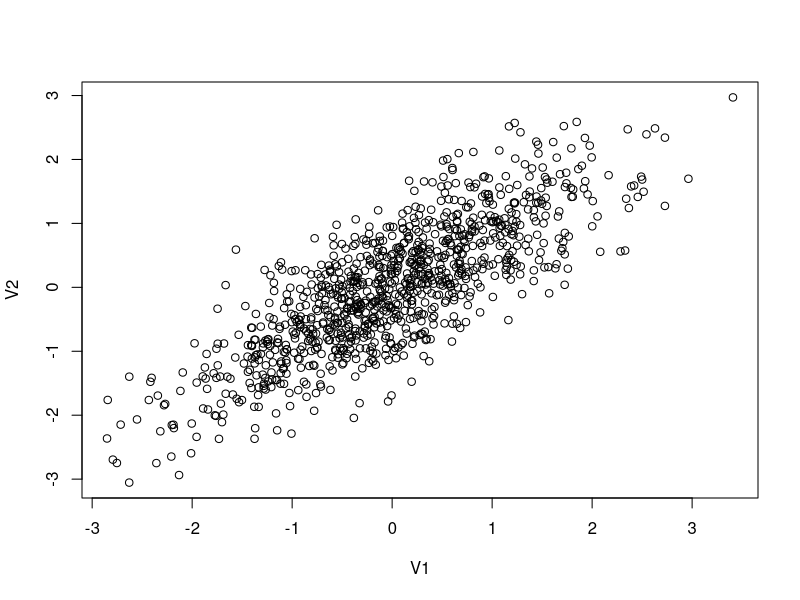
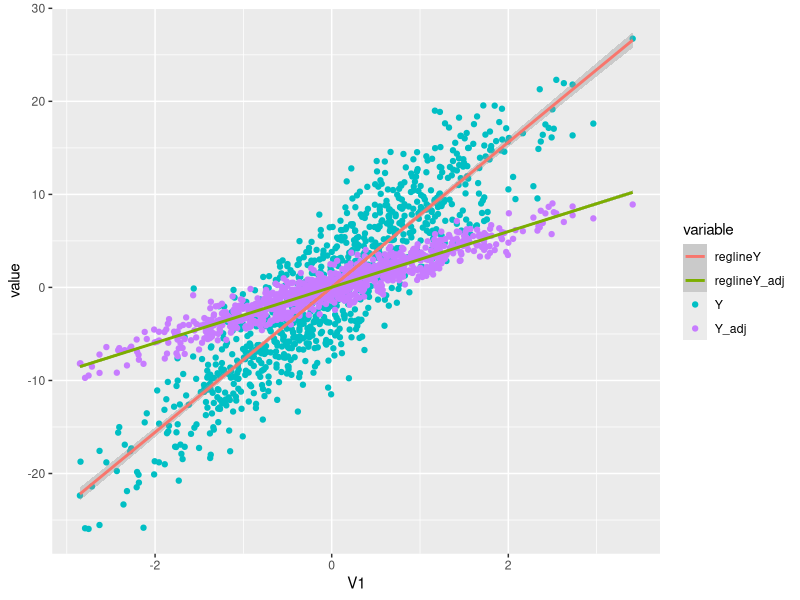

Reproduce these figures in R, in order.
## ---- chunk 1
knitr::opts_chunk$set(echo = TRUE)
## ---- chunk 2
#This is a comment, alone in a chunk. 
## ---- chunk 3
library(MASS)
library(ggplot2)
out <- as.data.frame(mvrnorm(1000, mu = c(0,0), 
                     Sigma = matrix(c(1,0.8,0.8,1), ncol = 2), 
                     empirical = TRUE))
cor(out)
plot(out)
## ---- chunk 4
out$error<-rnorm(1000, mean=0, sd=1)
#The data generating process
B1<-3
B2<-6
out$Y<-out$V1*B1+out$V2*B2+out$error
## ---- chunk 5
Y_adj <- out$Y-B2*out$V2
plotted<-ggplot(out, aes(V1, y = value, color = variable)) + 
     geom_point(aes(y = Y, col = "Y")) + 
     geom_point(aes(y = Y_adj, col = "Y_adj"))+
     geom_smooth(method='lm', aes(y = Y, col = "reglineY"))+
     geom_smooth(method='lm', aes(y = Y_adj, col = "reglineY_adj"))
plot(plotted)
